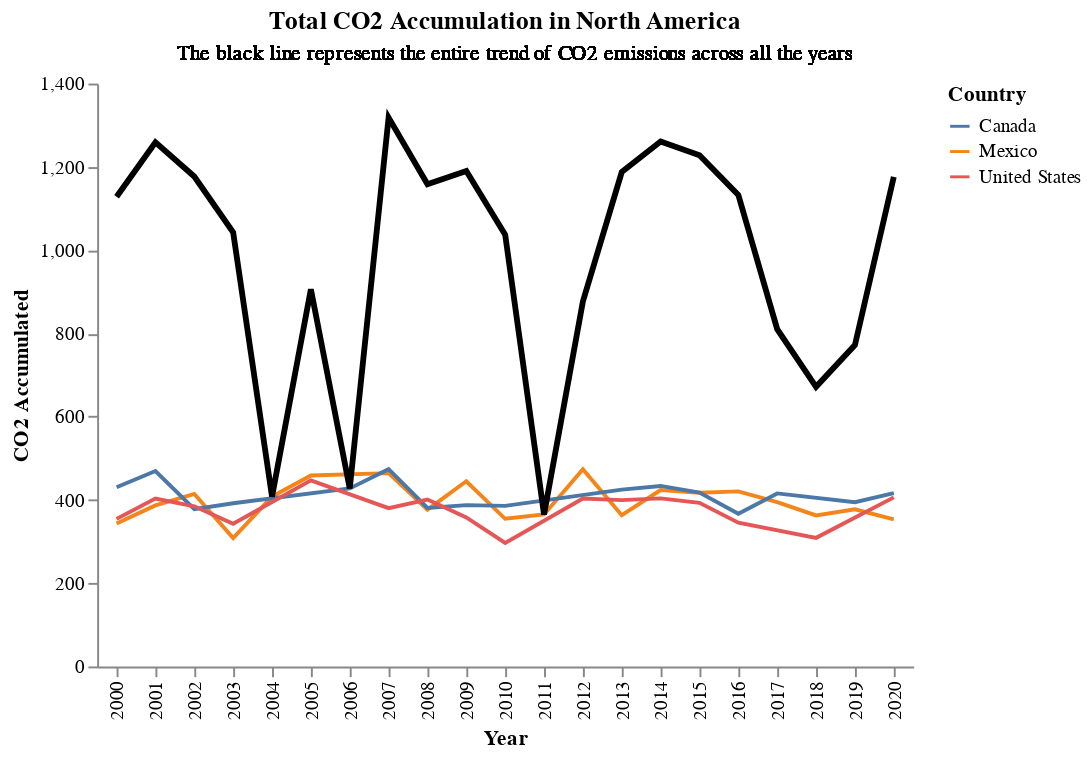

This figure's notebook cell:
### Code cell
# General trend of CO2 emissions across all the years

line_chart = alt.Chart(CO2_df).mark_line().encode(
    x = alt.X("Year_Recorded:O", title = "Year"),
    y = alt.Y("Avg_CO2_Emissions", title = "CO2 Accumulated" , axis = alt.Axis(grid = False)),
    color = alt.Color("Country_Name", title = "Country")
).properties(
    title = "Total CO2 Accumulation in North America"
)

subtext = alt.Chart(CO2_df).mark_text(
    #align = 'left',
    baseline = 'bottom',
    dx = 5,
    dy = -160
).encode(
    text = alt.value("The black line represents the entire trend of CO2 emissions across all the years")
)

alt.layer(line_chart, line, subtext).configure_view(
    strokeWidth = 0
)

### Figure 1 — Vega-Lite specification as saved in the notebook (floating-point values rounded to 4 significant figures)
{"config": {"view": {"continuousWidth": 300, "continuousHeight": 300, "strokeWidth": 0}}, "layer": [{"mark": {"type": "line"}, "encoding": {"color": {"field": "Country_Name", "title": "Country", "type": "nominal"}, "x": {"field": "Year_Recorded", "title": "Year", "type": "ordinal"}, "y": {"axis": {"grid": false}, "field": "Avg_CO2_Emissions", "title": "CO2 Accumulated", "type": "quantitative"}}, "title": "Total CO2 Accumulation in North America"}, {"mark": {"type": "line", "color": "black", "size": 3}, "encoding": {"x": {"field": "Year_Recorded", "type": "ordinal"}, "y": {"aggregate": "sum", "field": "Avg_CO2_Emissions", "type": "quantitative"}}}, {"mark": {"type": "text", "baseline": "bottom", "dx": 5, "dy": -160}, "encoding": {"text": {"value": "The black line represents the entire trend of CO2 emissions across all the years"}}}], "data": {"name": "data-57752b0367decb2479ed99c111c01b93"}, "$schema": "https://vega.github.io/schema/vega-lite/v5.16.3.json", "datasets": {"data-57752b0367decb2479ed99c111c01b93": [{"Country_Name": "Mexico              ", "Year_Recorded": 2000, "Avg_Temperature": 14.17, "Max_Temperature": 14.17, "Max_CO2_Emissions": 343.4, "Avg_CO2_Emissions": 343.4}, {"Country_Name": "Canada              ", "Year_Recorded": 2000, "Avg_Temperature": 8.705, "Max_Temperature": 13.31, "Max_CO2_Emissions": 440.5, "Avg_CO2_Emissions": 430.3}, {"Country_Name": "United States       ", "Year_Recorded": 2000, "Avg_Temperature": 13.5, "Max_Temperature": 13.5, "Max_CO2_Emissions": 354.4, "Avg_CO2_Emissions": 354.4}, {"Country_Name": "Mexico              ", "Year_Recorded": 2001, "Avg_Temperature": 12.97, "Max_Temperature": 16.13, "Max_CO2_Emissions": 413.0, "Avg_CO2_Emissions": 386.7}, {"Country_Name": "Canada              ", "Year_Recorded": 2001, "Avg_Temperature": 12.76, "Max_Temperature": 12.76, "Max_CO2_Emissions": 469.4, "Avg_CO2_Emissions": 469.4}, {"Country_Name": "United States       ", "Year_Recorded": 2001, "Avg_Temperature": 20.6, "Max_Temperature": 20.6, "Max_CO2_Emissions": 403.0, "Avg_CO2_Emissions": 403.0}, {"Country_Name": "Canada              ", "Year_Recorded": 2002, "Avg_Temperature": 9.25, "Max_Temperature": 9.502, "Max_CO2_Emissions": 416.0, "Avg_CO2_Emissions": 377.7}, {"Country_Name": "Mexico              ", "Year_Recorded": 2002, "Avg_Temperature": 15.18, "Max_Temperature": 15.54, "Max_CO2_Emissions": 453.1, "Avg_CO2_Emissions": 414.5}, {"Country_Name": "United States       ", "Year_Recorded": 2002, "Avg_Temperature": 20.56, "Max_Temperature": 20.56, "Max_CO2_Emissions": 384.6, "Avg_CO2_Emissions": 384.6}, {"Country_Name": "Canada              ", "Year_Recorded": 2003, "Avg_Temperature": 13.22, "Max_Temperature": 18.8, "Max_CO2_Emissions": 415.7, "Avg_CO2_Emissions": 391.9}, {"Country_Name": "Mexico              ", "Year_Recorded": 2003, "Avg_Temperature": 23.17, "Max_Temperature": 23.17, "Max_CO2_Emissions": 308.3, "Avg_CO2_Emissions": 308.3}, {"Country_Name": "United States       ", "Year_Recorded": 2003, "Avg_Temperature": 17.57, "Max_Temperature": 17.57, "Max_CO2_Emissions": 342.6, "Avg_CO2_Emissions": 342.6}, {"Country_Name": "Mexico              ", "Year_Recorded": 2004, "Avg_Temperature": 16.74, "Max_Temperature": 16.74, "Max_CO2_Emissions": 407.8, "Avg_CO2_Emissions": 407.8}, {"Country_Name": "United States       ", "Year_Recorded": 2005, "Avg_Temperature": 23.91, "Max_Temperature": 24.61, "Max_CO2_Emissions": 492.1, "Avg_CO2_Emissions": 447.1}, {"Country_Name": "Mexico              ", "Year_Recorded": 2005, "Avg_Temperature": 12.9, "Max_Temperature": 15.73, "Max_CO2_Emissions": 528.4, "Avg_CO2_Emissions": 458.8}, {"Country_Name": "Canada              ", "Year_Recorded": 2006, "Avg_Temperature": 10.86, "Max_Temperature": 10.86, "Max_CO2_Emissions": 427.4, "Avg_CO2_Emissions": 427.4}, {"Country_Name": "Mexico              ", "Year_Recorded": 2007, "Avg_Temperature": 25.45, "Max_Temperature": 25.88, "Max_CO2_Emissions": 486.8, "Avg_CO2_Emissions": 464.3}, {"Country_Name": "Canada              ", "Year_Recorded": 2007, "Avg_Temperature": 13.8, "Max_Temperature": 18.84, "Max_CO2_Emissions": 487.8, "Avg_CO2_Emissions": 473.8}, {"Country_Name": "United States       ", "Year_Recorded": 2007, "Avg_Temperature": 17.09, "Max_Temperature": 21.16, "Max_CO2_Emissions": 404.6, "Avg_CO2_Emissions": 380.2}, {"Country_Name": "Canada              ", "Year_Recorded": 2008, "Avg_Temperature": 11.1, "Max_Temperature": 12.98, "Max_CO2_Emissions": 471.7, "Avg_CO2_Emissions": 380.8}, {"Country_Name": "Mexico              ", "Year_Recorded": 2008, "Avg_Temperature": 18.53, "Max_Temperature": 18.53, "Max_CO2_Emissions": 376.5, "Avg_CO2_Emissions": 376.5}, {"Country_Name": "United States       ", "Year_Recorded": 2008, "Avg_Temperature": 16.75, "Max_Temperature": 26.43, "Max_CO2_Emissions": 443.1, "Avg_CO2_Emissions": 400.8}, {"Country_Name": "Canada              ", "Year_Recorded": 2009, "Avg_Temperature": 15.87, "Max_Temperature": 20.71, "Max_CO2_Emissions": 429.1, "Avg_CO2_Emissions": 387.5}, {"Country_Name": "Mexico              ", "Year_Recorded": 2009, "Avg_Temperature": 18.48, "Max_Temperature": 18.48, "Max_CO2_Emissions": 444.7, "Avg_CO2_Emissions": 444.7}, {"Country_Name": "United States       ", "Year_Recorded": 2009, "Avg_Temperature": 19.89, "Max_Temperature": 19.89, "Max_CO2_Emissions": 357.9, "Avg_CO2_Emissions": 357.9}, {"Country_Name": "Canada              ", "Year_Recorded": 2010, "Avg_Temperature": 17.36, "Max_Temperature": 17.36, "Max_CO2_Emissions": 385.7, "Avg_CO2_Emissions": 385.7}, {"Country_Name": "United States       ", "Year_Recorded": 2010, "Avg_Temperature": 22.53, "Max_Temperature": 22.53, "Max_CO2_Emissions": 296.6, "Avg_CO2_Emissions": 296.6}, {"Country_Name": "Mexico              ", "Year_Recorded": 2010, "Avg_Temperature": 16.45, "Max_Temperature": 16.45, "Max_CO2_Emissions": 354.7, "Avg_CO2_Emissions": 354.7}, {"Country_Name": "Mexico              ", "Year_Recorded": 2011, "Avg_Temperature": 8.511, "Max_Temperature": 12.91, "Max_CO2_Emissions": 383.2, "Avg_CO2_Emissions": 365.0}, {"Country_Name": "Mexico              ", "Year_Recorded": 2012, "Avg_Temperature": 15.8, "Max_Temperature": 19.04, "Max_CO2_Emissions": 494.1, "Avg_CO2_Emissions": 473.5}, {"Country_Name": "United States       ", "Year_Recorded": 2012, "Avg_Temperature": 10.65, "Max_Temperature": 10.65, "Max_CO2_Emissions": 403.2, "Avg_CO2_Emissions": 403.2}, {"Country_Name": "Canada              ", "Year_Recorded": 2013, "Avg_Temperature": 18.21, "Max_Temperature": 18.21, "Max_CO2_Emissions": 424.6, "Avg_CO2_Emissions": 424.6}, {"Country_Name": "Mexico              ", "Year_Recorded": 2013, "Avg_Temperature": 14.36, "Max_Temperature": 14.36, "Max_CO2_Emissions": 363.3, "Avg_CO2_Emissions": 363.3}, {"Country_Name": "United States       ", "Year_Recorded": 2013, "Avg_Temperature": 17.15, "Max_Temperature": 20.8, "Max_CO2_Emissions": 460.6, "Avg_CO2_Emissions": 399.5}, {"Country_Name": "Canada              ", "Year_Recorded": 2014, "Avg_Temperature": 18.54, "Max_Temperature": 18.54, "Max_CO2_Emissions": 433.5, "Avg_CO2_Emissions": 433.5}, {"Country_Name": "Mexico              ", "Year_Recorded": 2014, "Avg_Temperature": 19.84, "Max_Temperature": 19.84, "Max_CO2_Emissions": 423.6, "Avg_CO2_Emissions": 423.6}, {"Country_Name": "United States       ", "Year_Recorded": 2014, "Avg_Temperature": 4.419, "Max_Temperature": 4.419, "Max_CO2_Emissions": 403.8, "Avg_CO2_Emissions": 403.8}, {"Country_Name": "Mexico              ", "Year_Recorded": 2015, "Avg_Temperature": 12.96, "Max_Temperature": 21.7, "Max_CO2_Emissions": 437.9, "Avg_CO2_Emissions": 417.3}, {"Country_Name": "Canada              ", "Year_Recorded": 2015, "Avg_Temperature": 18.49, "Max_Temperature": 24.67, "Max_CO2_Emissions": 506.5, "Avg_CO2_Emissions": 417.6}, {"Country_Name": "United States       ", "Year_Recorded": 2015, "Avg_Temperature": 14.82, "Max_Temperature": 18.61, "Max_CO2_Emissions": 442.9, "Avg_CO2_Emissions": 392.9}, {"Country_Name": "Canada              ", "Year_Recorded": 2016, "Avg_Temperature": 14.39, "Max_Temperature": 17.53, "Max_CO2_Emissions": 392.8, "Avg_CO2_Emissions": 366.6}, {"Country_Name": "Mexico              ", "Year_Recorded": 2016, "Avg_Temperature": 12.55, "Max_Temperature": 15.01, "Max_CO2_Emissions": 448.9, "Avg_CO2_Emissions": 420.5}, {"Country_Name": "United States       ", "Year_Recorded": 2016, "Avg_Temperature": 21.97, "Max_Temperature": 21.97, "Max_CO2_Emissions": 345.2, "Avg_CO2_Emissions": 345.2}, {"Country_Name": "Canada              ", "Year_Recorded": 2017, "Avg_Temperature": 14.1, "Max_Temperature": 19.74, "Max_CO2_Emissions": 433.0, "Avg_CO2_Emissions": 415.6}, {"Country_Name": "Mexico              ", "Year_Recorded": 2017, "Avg_Temperature": 14.43, "Max_Temperature": 17.38, "Max_CO2_Emissions": 447.6, "Avg_CO2_Emissions": 394.5}, {"Country_Name": "Mexico              ", "Year_Recorded": 2018, "Avg_Temperature": 18.47, "Max_Temperature": 18.47, "Max_CO2_Emissions": 362.6, "Avg_CO2_Emissions": 362.6}, {"Country_Name": "United States       ", "Year_Recorded": 2018, "Avg_Temperature": 24.82, "Max_Temperature": 24.82, "Max_CO2_Emissions": 308.9, "Avg_CO2_Emissions": 308.9}, {"Country_Name": "Canada              ", "Year_Recorded": 2019, "Avg_Temperature": 15.7, "Max_Temperature": 18.28, "Max_CO2_Emissions": 437.5, "Avg_CO2_Emissions": 394.4}, {"Country_Name": "Mexico              ", "Year_Recorded": 2019, "Avg_Temperature": 2.339, "Max_Temperature": 2.339, "Max_CO2_Emissions": 377.4, "Avg_CO2_Emissions": 377.4}, {"Country_Name": "Mexico              ", "Year_Recorded": 2020, "Avg_Temperature": 17.6, "Max_Temperature": 20.08, "Max_CO2_Emissions": 385.5, "Avg_CO2_Emissions": 353.0}, {"Country_Name": "Canada              ", "Year_Recorded": 2020, "Avg_Temperature": 12.22, "Max_Temperature": 12.22, "Max_CO2_Emissions": 416.5, "Avg_CO2_Emissions": 416.5}, {"Country_Name": "United States       ", "Year_Recorded": 2020, "Avg_Temperature": 15.56, "Max_Temperature": 16.44, "Max_CO2_Emissions": 427.6, "Avg_CO2_Emissions": 406.1}]}}
